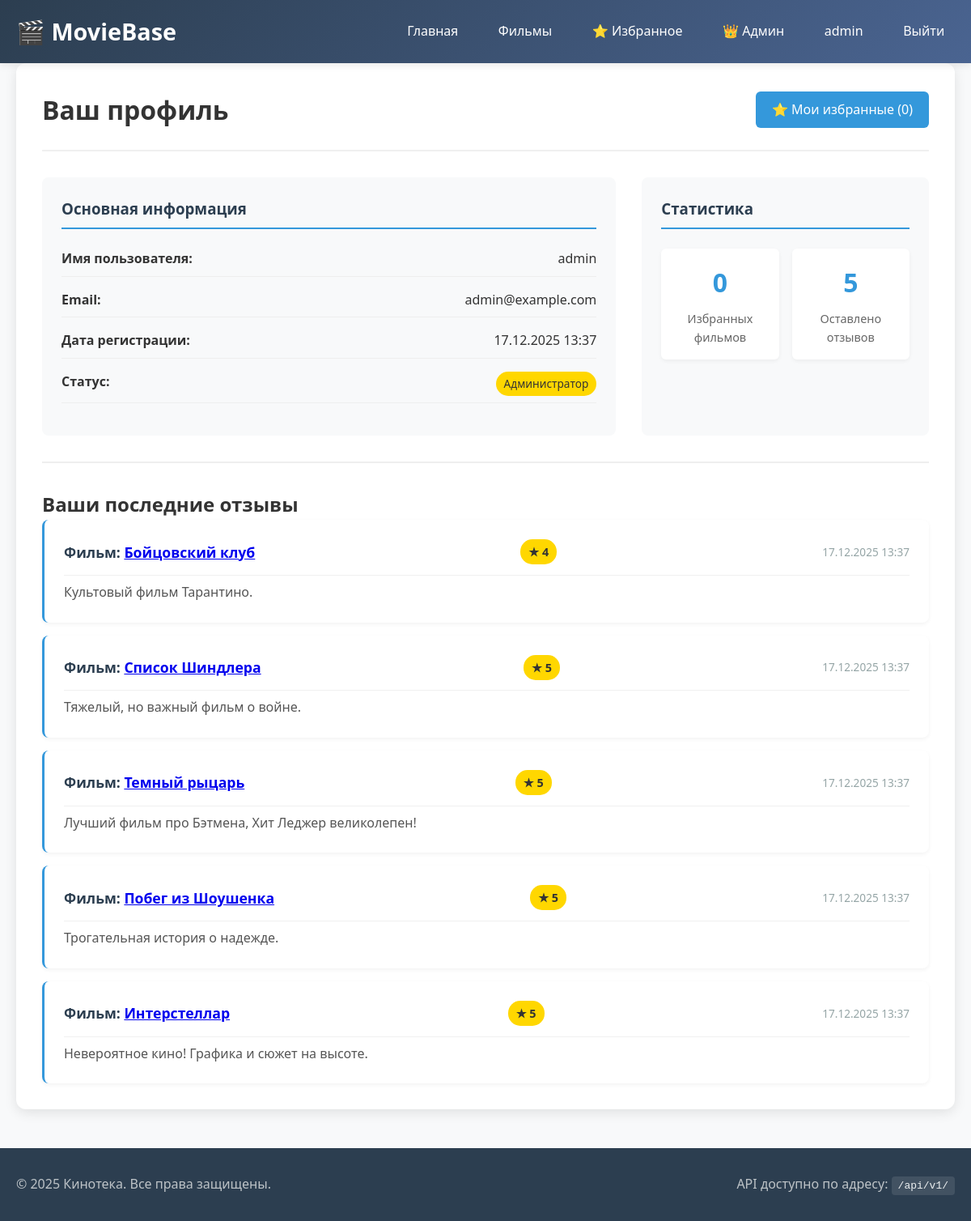
The app's page /profile (signed in), older data.
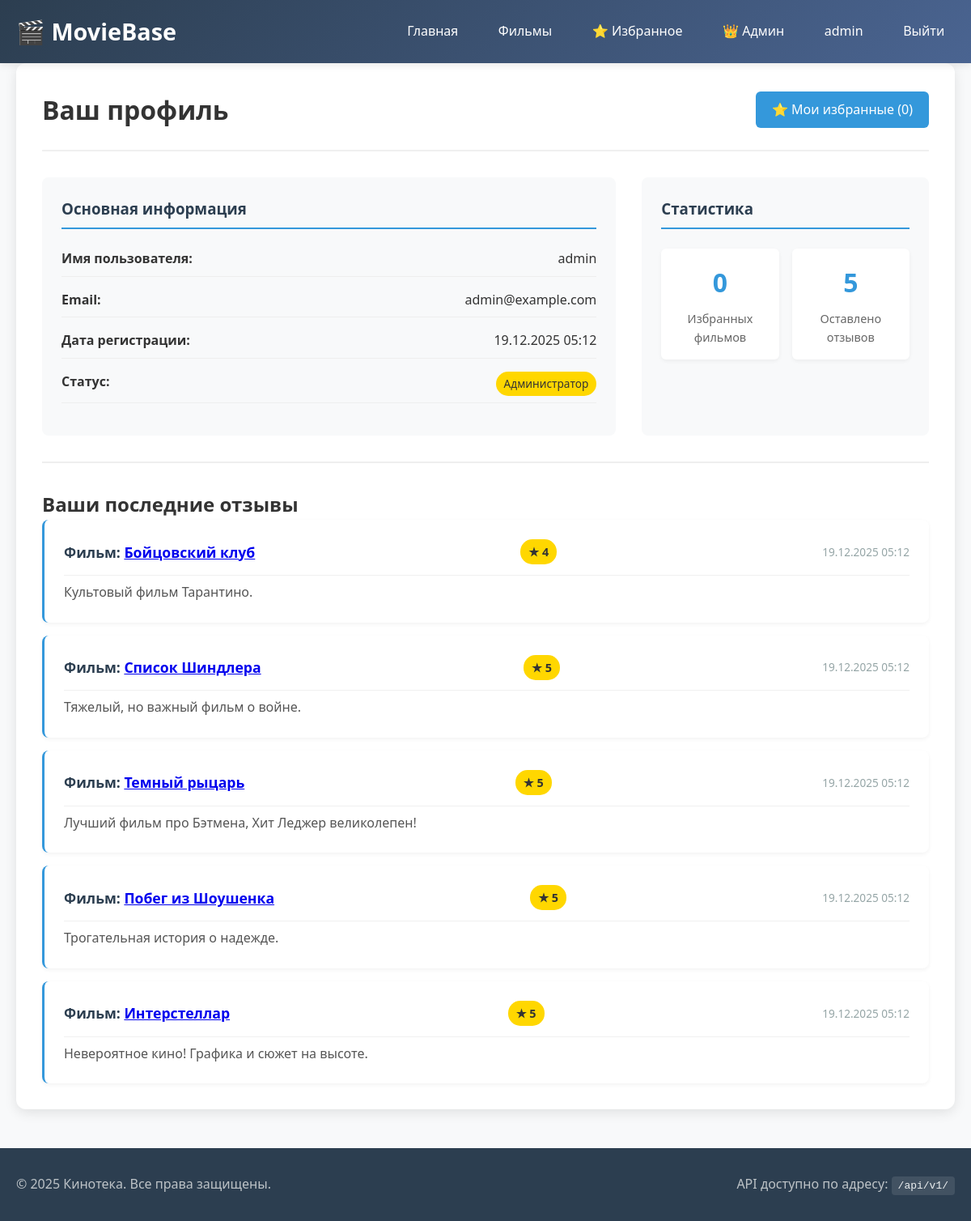
The same page, newer data.
### models.py (models this page shows, shortened)
class User(UserMixin, db.Model):
    __tablename__ = 'user'
    id = db.Column(db.Integer, primary_key=True)
    username = db.Column(db.String(80), unique=True, nullable=False)
    email = db.Column(db.String(120), nullable=True)
    password_hash = db.Column(db.String(200))
    is_admin = db.Column(db.Boolean, default=False)
    created_at = db.Column(db.DateTime, default=datetime.utcnow)
    favorite_movies = db.relationship('Movie',
                                      secondary=user_favorites,
                                      backref=db.backref('favorited_by', lazy='dynamic'),
                                      lazy='dynamic')
    reviews = db.relationship('Review', backref='user', lazy='dynamic', cascade='all, delete-orphan')
    reviews = db.relationship('Review', backref='user', lazy='dynamic', cascade='all, delete-orphan')
    favorite_movies = db.relationship('Movie',
                                      secondary=user_favorites,
                                      backref=db.backref('favorited_by', lazy='dynamic'),
                                      lazy='dynamic')

class Review(db.Model):
    __tablename__ = 'review'
    id = db.Column(db.Integer, primary_key=True)
    content = db.Column(db.Text, nullable=False)
    rating = db.Column(db.Integer, nullable=False)  # 1-5
    user_id = db.Column(db.Integer, db.ForeignKey('user.id'), nullable=False)
    movie_id = db.Column(db.Integer, db.ForeignKey('movie.id'), nullable=False)
    created_at = db.Column(db.DateTime, default=datetime.utcnow)
    __table_args__ = (
        db.UniqueConstraint('user_id', 'movie_id', name='unique_user_movie_review'),
        db.CheckConstraint('rating >= 1 AND rating <= 5', name='rating_range_check'),
    )

class Movie(db.Model):
    __tablename__ = 'movie'
    id = db.Column(db.Integer, primary_key=True)
    title = db.Column(db.String(200), nullable=False, index=True)
    year = db.Column(db.Integer, nullable=False, index=True)
    director = db.Column(db.String(100))
    description = db.Column(db.Text)
    genre = db.Column(db.String(100))
    rating = db.Column(db.Float, default=0.0)
    created_at = db.Column(db.DateTime, default=datetime.utcnow)
    reviews = db.relationship('Review', backref='movie', lazy='dynamic', cascade='all, delete-orphan')

### app.py (the view)
@app.route('/profile')
@login_required
def profile():
    reviews = Review.query.filter_by(user_id=current_user.id).order_by(Review.created_at.desc()).limit(10).all()
    favorite_count = current_user.favorite_movies.count()
    return render_template('profile.html',
                           reviews=reviews,
                           favorite_count=favorite_count)

### app.py (called while the page is built)
@login_manager.user_loader
def load_user(user_id):
    return User.query.get(int(user_id))

### templates/profile.html (shortened to what this page needs)
{% extends "base.html" %}
{% block content %}
<div class="profile-container">
    <div class="profile-header">
        <h1>Ваш профиль</h1>
        <div class="profile-actions">
            <a href="{{ url_for('favorites') }}" class="btn btn-primary">⭐ Мои избранные ({{ favorite_count }})</a>
        </div>
    </div>
    <div class="profile-info">
        <div class="info-card">
            <h3>Основная информация</h3>
            <div class="info-item">
                <strong>Имя пользователя:</strong>
                <span>{{ current_user.username }}</span>
            </div>
            <div class="info-item">
                <strong>Email:</strong>
                <span>{{ current_user.email or 'Не указан' }}</span>
            </div>
            <div class="info-item">
                <strong>Дата регистрации:</strong>
                <span>{{ current_user.created_at.strftime('%d.%m.%Y %H:%M') }}</span>
            </div>
            <div class="info-item">
                <strong>Статус:</strong>
                <span class="badge {% if current_user.is_admin %}badge-admin{% else %}badge-user{% endif %}">
                    {% if current_user.is_admin %}Администратор{% else %}Пользователь{% endif %}
                </span>
            </div>
        </div>
        <div class="stats-card">
            <h3>Статистика</h3>
            <div class="stats-grid">
                <div class="stat-item">
                    <div class="stat-number">{{ favorite_count }}</div>
                    <div class="stat-label">Избранных фильмов</div>
                </div>
                <div class="stat-item">
                    <div class="stat-number">{{ reviews|length }}</div>
                    <div class="stat-label">Оставлено отзывов</div>
                </div>
            </div>
        </div>
    </div>
    <div class="reviews-section">
        <h2>Ваши последние отзывы</h2>
        {% if reviews %}
        <div class="reviews-list">
            {% for review in reviews %}
            <div class="review-card">
                <div class="review-header">
                    <strong>Фильм: <a href="{{ url_for('movie_detail', movie_id=review.movie.id) }}">{{
                        review.movie.title }}</a></strong>
                    <span class="review-rating">★ {{ review.rating }}</span>
                    <span class="review-date">{{ review.created_at.strftime('%d.%m.%Y %H:%M') }}</span>
                </div>
                <p class="review-content">{{ review.content }}</p>
            </div>
            {% endfor %}
        </div>
        {% else %}
        <div class="no-reviews">
            <p>Вы еще не оставляли отзывов.</p>
            <a href="{{ url_for('movie_list') }}" class="btn">Найти фильмы для отзыва</a>
        </div>
        {% endif %}
    </div>
</div>
{% endblock %}

### templates/base.html (shortened to what this page needs)
<!DOCTYPE html>
<html lang="ru">
<head>
    <link rel="stylesheet" href="{{ url_for('static', filename='style.css') }}">
</head>
<body>
<nav class="navbar">
    <div class="container">
        <a class="logo" href="{{ url_for('index') }}">🎬 MovieBase</a>
        <div class="nav-links">
            <a href="{{ url_for('index') }}">Главная</a>
            <a href="{{ url_for('movie_list') }}">Фильмы</a>
            {% if current_user.is_authenticated %}
            <a href="{{ url_for('favorites') }}">⭐ Избранное</a>
            {% if current_user.is_admin %}
            <div class="admin-dropdown">
                <a href="#" class="admin-toggle">👑 Админ</a>
            </div>
            {% endif %}
            <a href="{{ url_for('profile') }}">{{ current_user.username }}</a>
            <a href="{{ url_for('logout') }}">Выйти</a>
            {% else %}
            <a href="{{ url_for('login') }}">Войти</a>
            <a href="{{ url_for('register') }}">Регистрация</a>
            {% endif %}
        </div>
    </div>
</nav>
<div class="container">
    {% block content %}{% endblock %}
</div>
<footer>
    <div class="container">
        <p>© 2025 Кинотека. Все права защищены.</p>
        <p>API доступно по адресу: <code>/api/v1/</code></p>
    </div>
</footer>
</body>
</html>

### static/style.css (style rules this page uses)
* { margin: 0; padding: 0; box-sizing: border-box; }
body { font-family: 'Segoe UI', Tahoma, Geneva, Verdana, sans-serif; line-height: 1.6; color: #333; background-color: #f8f9fa; min-height: 100vh; display: flex; flex-direction: column; }
.container { max-width: 1200px; margin: 0 auto; padding: 0 20px; flex: 1; }
.navbar { background: linear-gradient(135deg, #2c3e50, #4a6491); color: white; padding: 1rem 0; box-shadow: 0 2px 10px rgba(0, 0, 0, 0.1); position: sticky; top: 0; z-index: 1000; }
.navbar .container { display: flex; justify-content: space-between; align-items: center; }
.logo { font-size: 1.8rem; font-weight: bold; color: white; text-decoration: none; display: flex; align-items: center; gap: 10px; }
.nav-links { display: flex; gap: 1.5rem; align-items: center; }
.nav-links a { color: white; text-decoration: none; padding: 0.5rem 0.8rem; border-radius: 4px; transition: all 0.3s; font-weight: 500; }
.btn { display: inline-block; padding: 10px 20px; border: none; border-radius: 6px; cursor: pointer; font-size: 1rem; text-decoration: none; transition: all 0.3s; font-weight: 500; }
.btn-primary { background: #3498db; color: white; }
.reviews-section { margin-top: 2rem; padding-top: 2rem; border-top: 2px solid #eee; }
.reviews-list { display: flex; flex-direction: column; gap: 1rem; }
.review-card { background: white; padding: 1.5rem; border-radius: 8px; box-shadow: 0 2px 5px rgba(0, 0, 0, 0.05); border-left: 3px solid #3498db; }
.review-header { display: flex; justify-content: space-between; align-items: center; margin-bottom: 0.8rem; flex-wrap: wrap; gap: 0.5rem; }
.review-header strong { color: #2c3e50; font-size: 1.1rem; }
.review-rating { background: #ffd700; color: #333; padding: 4px 10px; border-radius: 15px; font-weight: bold; font-size: 0.9rem; }
.review-date { color: #95a5a6; font-size: 0.85rem; }
.review-content { line-height: 1.6; color: #555; margin-top: 0.5rem; padding-top: 0.5rem; border-top: 1px solid #f0f0f0; }
.profile-container { background: white; border-radius: 12px; padding: 2rem; box-shadow: 0 4px 15px rgba(0, 0, 0, 0.1); }
.profile-header { display: flex; justify-content: space-between; align-items: center; margin-bottom: 2rem; padding-bottom: 1.5rem; border-bottom: 2px solid #f0f0f0; }
.profile-info { display: grid; grid-template-columns: 2fr 1fr; gap: 2rem; margin-bottom: 2rem; }
.info-card, .stats-card { background: #f8f9fa; padding: 1.5rem; border-radius: 8px; }
.info-card h3, .stats-card h3 { color: #2c3e50; margin-bottom: 1.5rem; padding-bottom: 0.5rem; border-bottom: 2px solid #3498db; }
.info-item { display: flex; justify-content: space-between; margin-bottom: 1rem; padding-bottom: 0.5rem; border-bottom: 1px solid #eee; }
.badge { padding: 4px 12px; border-radius: 20px; font-size: 0.85rem; font-weight: 500; }
.badge-admin { background: #ffd700; color: #333; }
.stats-grid { display: grid; grid-template-columns: 1fr 1fr; gap: 1rem; }
.stat-item { text-align: center; padding: 1rem; background: white; border-radius: 6px; box-shadow: 0 2px 5px rgba(0, 0, 0, 0.05); }
.stat-number { font-size: 2rem; font-weight: bold; color: #3498db; margin-bottom: 0.5rem; }
.stat-label { color: #666; font-size: 0.9rem; }
footer { background: #2c3e50; color: white; padding: 2rem 0; margin-top: 3rem; text-align: center; }
footer .container { display: flex; justify-content: space-between; align-items: center; flex-wrap: wrap; gap: 1rem; }
footer p { margin: 0; color: #bdc3c7; }
footer code { background: rgba(255, 255, 255, 0.1); padding: 4px 8px; border-radius: 4px; font-family: monospace; color: #ecf0f1; }
.badge { padding: 4px 10px; border-radius: 20px; font-size: 0.85rem; font-weight: 500; display: inline-block; }
.admin-dropdown { position: relative; display: inline-block; }
.admin-toggle { display: flex; align-items: center; gap: 5px; }
.btn { display: inline-block; padding: 10px 20px; background: #3498db; color: white; text-decoration: none; border-radius: 6px; border: none; cursor: pointer; font-size: 1rem; transition: all 0.3s; font-weight: 500; }

Row changes from the older to the newer data that the page shows:
changed User "admin": created_at "17.12.2025 13:37" → "19.12.2025 05:12"
changed Review "Культовый фильм Тарантино.": created_at "17.12.2025 13:37" → "19.12.2025 05:12"
changed Review "Тяжелый, но важный фильм о войне.": created_at "17.12.2025 13:37" → "19.12.2025 05:12"
changed Review "Лучший фильм про Бэтмена, Хит Леджер великолепен!": created_at "17.12.2025 13:37" → "19.12.2025 05:12"
changed Review "Трогательная история о надежде.": created_at "17.12.2025 13:37" → "19.12.2025 05:12"
changed Review "Невероятное кино! Графика и сюжет на высоте.": created_at "17.12.2025 13:37" → "19.12.2025 05:12"
